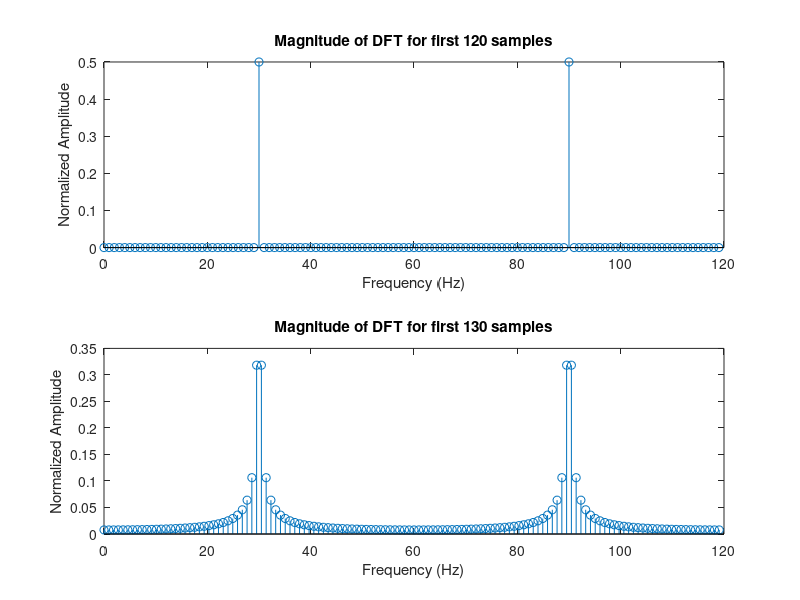

The MATLAB source for this figure:
%Problem 1

a = 1 + mod(157, 3);

f = 15*2;
fs = 120;

dt = 1/fs;
t = 0:dt:2-dt;

x = sin(2*pi*f*t);

y1 = fft(x, 120);
y2 = fft(x, 130);

f1 = (0:119)*120/120;
f2 = (0:129)*120/130;

N1 = length(y1);
N2 = length(y2);

subplot(2,1,1)
stem(f1, abs(y1/N1))
title('Magnitude of DFT for first 120 samples')
xlabel('Frequency (Hz)')
ylabel('Normalized Amplitude')

subplot(2,1,2)
stem(f2, abs(y2/N2))
title('Magnitude of DFT for first 130 samples')
xlabel('Frequency (Hz)')
ylabel('Normalized Amplitude')